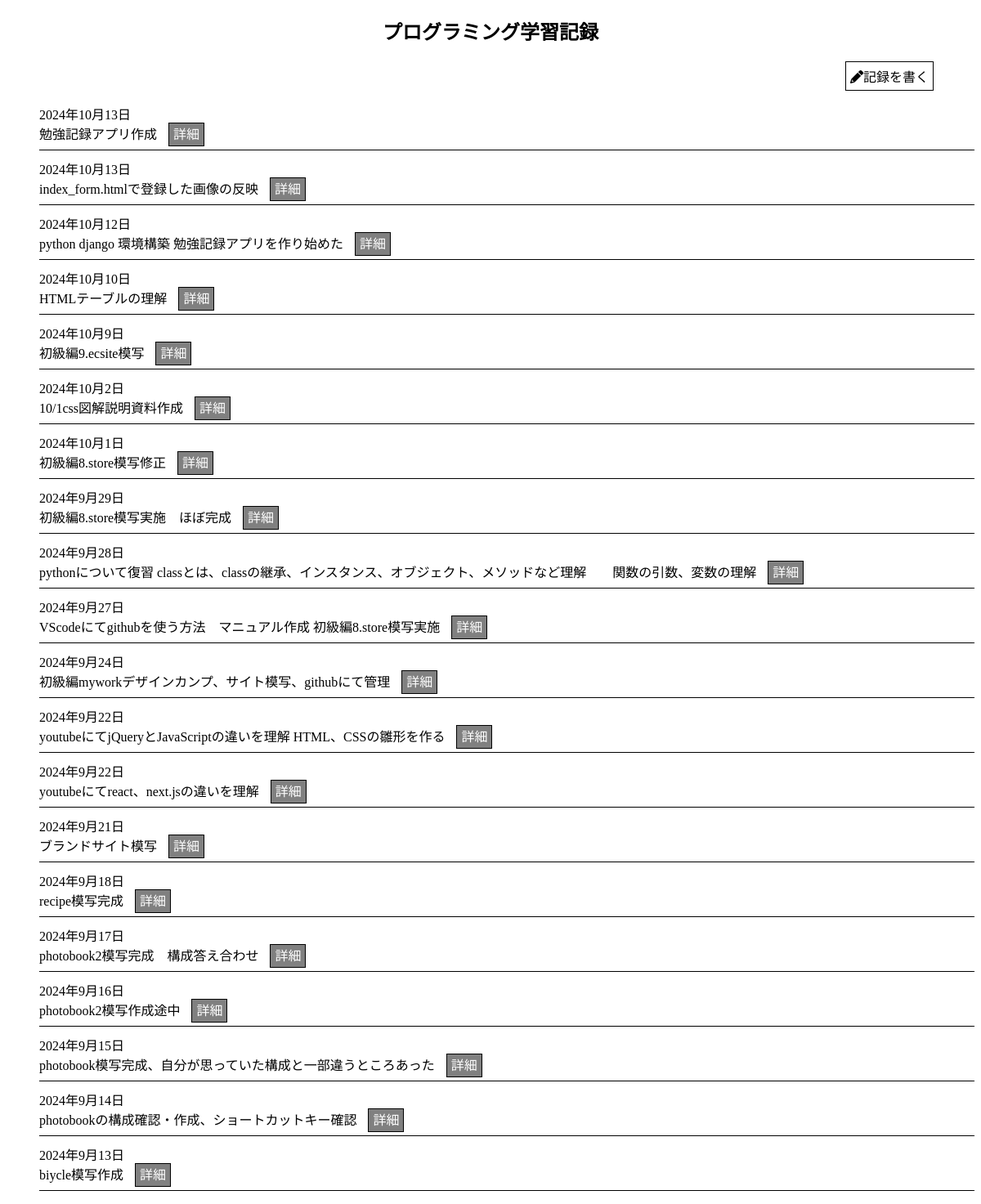
Before: /record/ with the older database file.
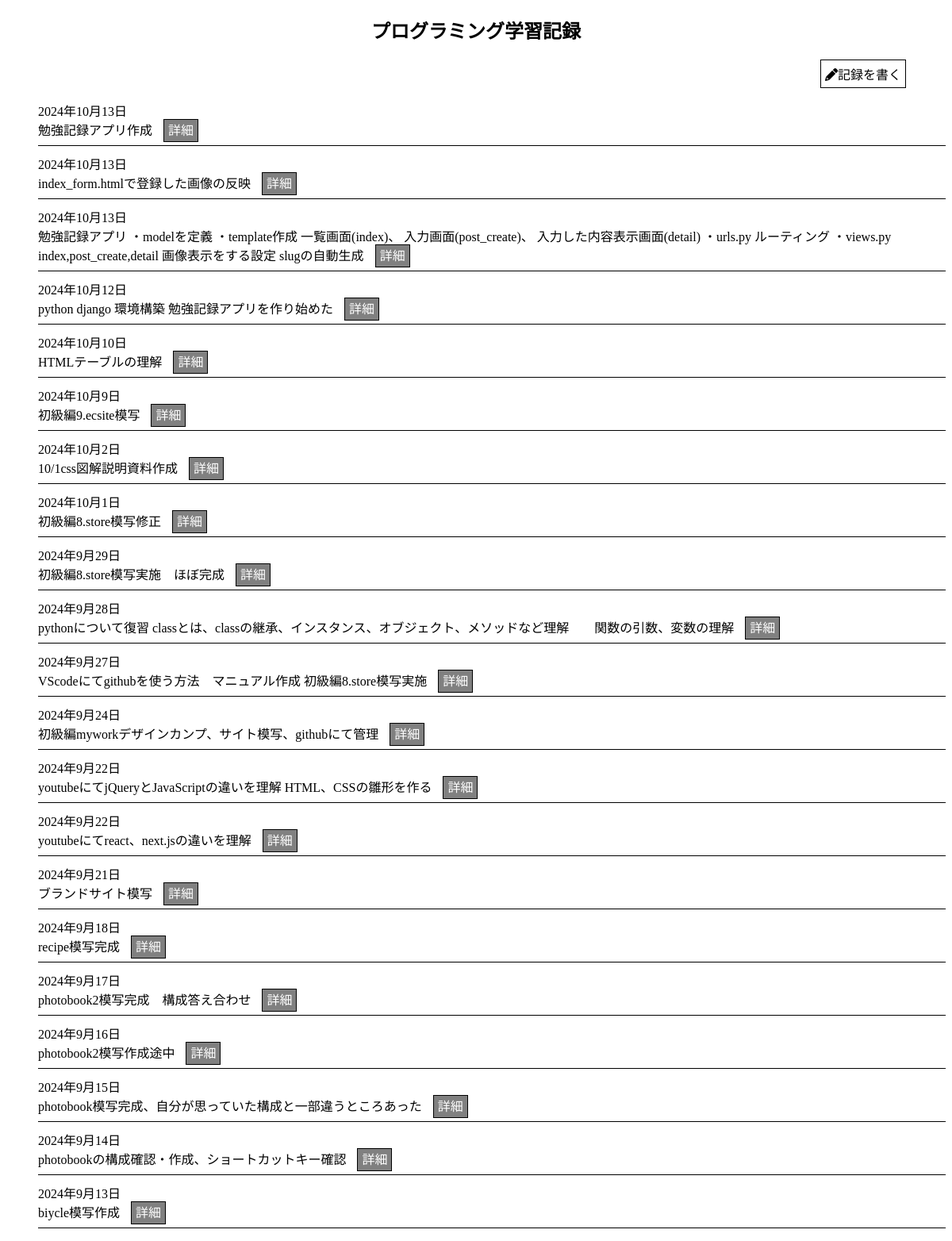
After: the same page with the newer database file.
### recordapp/models.py (models this page shows, shortened)
class Post(models.Model):
    slug = models.SlugField(blank=True, editable=True, unique=True)
    date = models.DateField(verbose_name='投稿日')
    what_done = models.TextField(verbose_name='本日の作業内容')
    what_not_done = models.TextField(verbose_name='本日の課題', blank=True)
    what_learned = models.TextField(verbose_name='本日の取得スキル', blank=True)
    summary_image = models.ImageField(upload_to='study_summaries/', verbose_name='まとめノート', blank=True, null=True)
    class Meta:
        verbose_name = '勉強記録'
        verbose_name_plural = '勉強記録一覧'

### recordapp/views.py (the view)
class IndexView(View):
    def get(self, request):
        posts = Post.objects.order_by("-date")  # データベースから全てのPostを取得
        return render(request, "recordapp/index.html", {"posts": posts})

### templates/recordapp/index.html
    {% extends "recordapp/base.html" %}
    {% block content %}
    <h2>プログラミング学習記録</h2>
    <div class="record"><a  href="{% url 'recordapp:post'%}"><i class="fas fa-pencil-alt"></i>記録を書く</a></div>
    <ul>
        {% for post in posts %}
            <li>{{ post.date }}<br>{{ post.what_done }}
                <a class="detail" href="{% url 'recordapp:detail' post.slug%}">詳細</a>
            </li>
        {% empty %}
            <li>勉強記録がありません。</li>
        {% endfor %}
    </ul>
    {% endblock %}

### templates/recordapp/base.html (shortened to what this page needs)
<!DOCTYPE html>
<html lang="jp">
<head>
    {% load static %}
    <link rel="stylesheet" href="{% static 'css/style.css' %}">
    <link rel="stylesheet" href="https://cdnjs.cloudflare.com/ajax/libs/font-awesome/6.0.0-beta3/css/all.min.css">
</head>
<body>
    {% block content %}
    {% endblock %}
</body>
</html>

### static/css/style.css (style rules this page uses)
h2 { text-align: center; }
.detail { text-decoration: none; color: rgb(255, 255, 255); border: 1px solid #000; background-color: gray; padding: 5px; margin-left: 10px; }
.record { color: #000; display: flex; justify-content: flex-end; margin-right: 50px; }
.record a { border: 1px solid #000; padding: 5px; color: #000; text-decoration: none; }
li { margin: 10px 0; border-bottom: 1px solid #000; padding-bottom: 8px; }
ul { list-style: none; }

Changed rows visible on the page:
added Post: date "2024年10月13日", what_done "勉強記録アプリ ・modelを定義 ・template作成 一覧画面(index)、 入力画面(post_create)、 入力した内容表示画面(detail) ・urls.py ルーティング ・views.py index,post_create,detail 画像表示をする設定 slugの自動生成"
